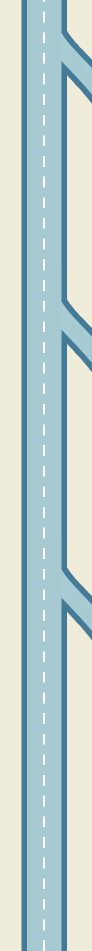
#> input picture map.png, 184 x 1902 px (shown at 1/2 size)
$ python visu.py
#> lines starting #> are read from the running program, lines starting #| are printed output that depends on the picture; after the words box and inside, x2 and y2 are one past the last pixel; in counts of white or black regions, pixels touching at a corner belong together
import cv2
import numpy as np
from typing import List


class Car:
    def __init__(self, pos, lane):
        self.pos = pos
        self.lane = lane


def display_state(map_image: np.ndarray, car_image: np.ndarray, cars: List[Car]):
    vis = map_image.copy()
    y_start = int(map_image.shape[0] - cars[0].pos - car_image.shape[0] / 2)
    part = vis[y_start: y_start + car_image.shape[0], 40 : 40 + car_image.shape[1], :]
    part = np.minimum(car_image, part)
    vis[y_start: y_start + car_image.shape[0], 40 : 40 + car_image.shape[1], :] = part
    cv2.imshow("visu", vis)
    cv2.waitKey(10)


cv2.namedWindow("visu", flags=cv2.WINDOW_NORMAL)
cars = [Car(100, 0)]
map = cv2.imread("map.png")
#> map is the input picture: shape (1902, 184, 3); mean B, G, R 206.3, 208.1, 188.9
car = cv2.resize(cv2.imread("car.png"), (48, 48))
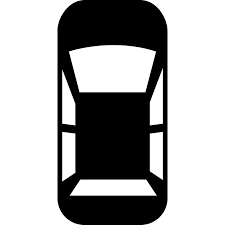
#> input picture car.png, 225 x 225 px
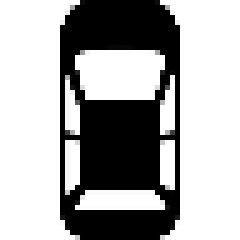
#> car: shape (48, 48, 3) (shown 5 times larger); min 0, max 255, mean 168.8
a = car == 0
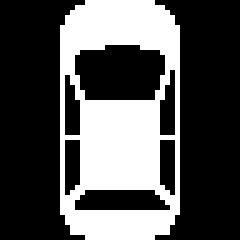
#> a: shape (48, 48, 3) bool (shown 5 times larger); 32.5% white; 1 white region, box (x1, y1, x2, y2) and area: (12, 0, 36, 48) 749
counter = 0
while counter < 600:
    cars[0].pos += 1
#> (the run stopped early here; a loop or call above may not have finished)
